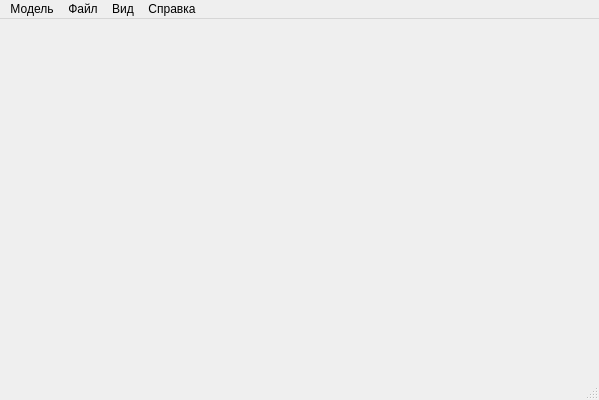
<?xml version="1.0" encoding="UTF-8"?>
<ui version="4.0">
 <class>MainWindowClass</class>
 <widget class="QMainWindow" name="MainWindowClass">
  <property name="geometry">
   <rect>
    <x>0</x>
    <y>0</y>
    <width>599</width>
    <height>400</height>
   </rect>
  </property>
  <property name="windowTitle">
   <string>Конфигуратор пневмоцилиндра</string>
  </property>
  <property name="windowIcon">
   <iconset resource="MainWindow.qrc">
    <normaloff>:/mainwindow/res/crystal.ico</normaloff>:/mainwindow/res/crystal.ico</iconset>
  </property>
  <widget class="QWidget" name="centralWidget"/>
  <widget class="QMenuBar" name="menuBar">
   <property name="geometry">
    <rect>
     <x>0</x>
     <y>0</y>
     <width>599</width>
     <height>26</height>
    </rect>
   </property>
   <widget class="QMenu" name="menu">
    <property name="title">
     <string>Модель</string>
    </property>
    <addaction name="action_build_pneumocyl"/>
    <addaction name="action_clear"/>
   </widget>
   <widget class="QMenu" name="menu_2">
    <property name="title">
     <string>Файл</string>
    </property>
    <addaction name="action_open"/>
    <addaction name="action_save"/>
   </widget>
   <widget class="QMenu" name="menu_3">
    <property name="title">
     <string>Справка</string>
    </property>
    <addaction name="action_about"/>
    <addaction name="action_aboutqt"/>
   </widget>
   <widget class="QMenu" name="menu_4">
    <property name="title">
     <string>Вид</string>
    </property>
    <addaction name="action_centralyze"/>
    <addaction name="action_nextOrientation"/>
   </widget>
   <addaction name="menu"/>
   <addaction name="menu_2"/>
   <addaction name="menu_4"/>
   <addaction name="menu_3"/>
  </widget>
  <widget class="QStatusBar" name="statusBar"/>
  <action name="action_build_pneumocyl">
   <property name="text">
    <string>Построить</string>
   </property>
  </action>
  <action name="action_clear">
   <property name="text">
    <string>Очистить</string>
   </property>
  </action>
  <action name="action_save">
   <property name="text">
    <string>Сохранить</string>
   </property>
  </action>
  <action name="action_open">
   <property name="text">
    <string>Открыть</string>
   </property>
  </action>
  <action name="action_about">
   <property name="text">
    <string>О программе</string>
   </property>
  </action>
  <action name="action_aboutqt">
   <property name="text">
    <string>О Qt</string>
   </property>
  </action>
  <action name="action_centralyze">
   <property name="text">
    <string>Центрировать</string>
   </property>
  </action>
  <action name="action_nextOrientation">
   <property name="text">
    <string>Следующий вид</string>
   </property>
  </action>
 </widget>
 <layoutdefault spacing="6" margin="11"/>
 <resources>
  <include location="MainWindow.qrc"/>
 </resources>
 <connections/>
</ui>
